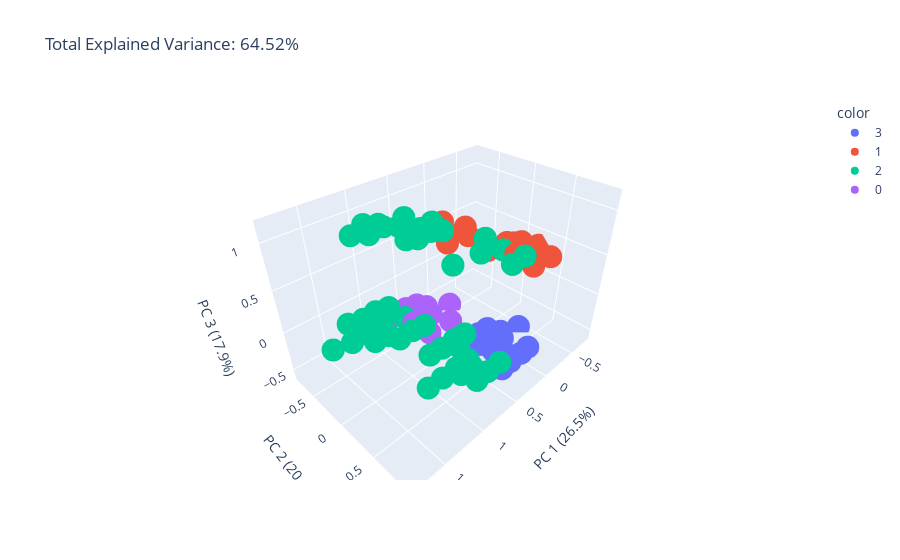

Source (notebook cell):
### Markdown cell above
-------------------------------

### Code cell
pca = PCA(n_components=3)

components = pca.fit_transform(df_ressources.drop(columns=['cluster']))

total_var = pca.explained_variance_ratio_.sum() * 100

labels = {
    str(i): f"PC {i+1} ({var:.1f}%)"
    for i, var in enumerate(pca.explained_variance_ratio_ * 100)
}

fig = px.scatter_3d(components, x=0, y=1, z=2, color=df_ressources["cluster"], title=f'Total Explained Variance: {total_var:.2f}%', labels=labels)
fig.show()

### Figure 1 — Plotly figure (JSON) as saved in the notebook; plotly's stock layout.template omitted (floating-point values rounded to 4 significant figures; data arrays with more than 128 entries replaced by an {"elided": "..."} marker saying what was removed)
{"data": [{"hovertemplate": "color=3<br>PC 1 (26.5%)=%{x}<br>PC 2 (20.1%)=%{y}<br>PC 3 (17.9%)=%{z}<extra></extra>", "legendgroup": "3", "marker": {"color": "#636efa", "symbol": "circle"}, "mode": "markers", "name": "3", "scene": "scene", "showlegend": true, "type": "scatter3d", "x": {"elided": "229 float values"}, "y": {"elided": "229 float values"}, "z": {"elided": "229 float values"}}, {"hovertemplate": "color=1<br>PC 1 (26.5%)=%{x}<br>PC 2 (20.1%)=%{y}<br>PC 3 (17.9%)=%{z}<extra></extra>", "legendgroup": "1", "marker": {"color": "#EF553B", "symbol": "circle"}, "mode": "markers", "name": "1", "scene": "scene", "showlegend": true, "type": "scatter3d", "x": {"elided": "323 float values"}, "y": {"elided": "323 float values"}, "z": {"elided": "323 float values"}}, {"hovertemplate": "color=2<br>PC 1 (26.5%)=%{x}<br>PC 2 (20.1%)=%{y}<br>PC 3 (17.9%)=%{z}<extra></extra>", "legendgroup": "2", "marker": {"color": "#00cc96", "symbol": "circle"}, "mode": "markers", "name": "2", "scene": "scene", "showlegend": true, "type": "scatter3d", "x": {"elided": "165 float values"}, "y": {"elided": "165 float values"}, "z": {"elided": "165 float values"}}, {"hovertemplate": "color=0<br>PC 1 (26.5%)=%{x}<br>PC 2 (20.1%)=%{y}<br>PC 3 (17.9%)=%{z}<extra></extra>", "legendgroup": "0", "marker": {"color": "#ab63fa", "symbol": "circle"}, "mode": "markers", "name": "0", "scene": "scene", "showlegend": true, "type": "scatter3d", "x": {"elided": "189 float values"}, "y": {"elided": "189 float values"}, "z": {"elided": "189 float values"}}], "layout": {"legend": {"title": {"text": "color"}, "tracegroupgap": 0}, "scene": {"domain": {"x": [0, 1], "y": [0, 1]}, "xaxis": {"title": {"text": "PC 1 (26.5%)"}}, "yaxis": {"title": {"text": "PC 2 (20.1%)"}}, "zaxis": {"title": {"text": "PC 3 (17.9%)"}}}, "title": {"text": "Total Explained Variance: 64.52%"}}}
